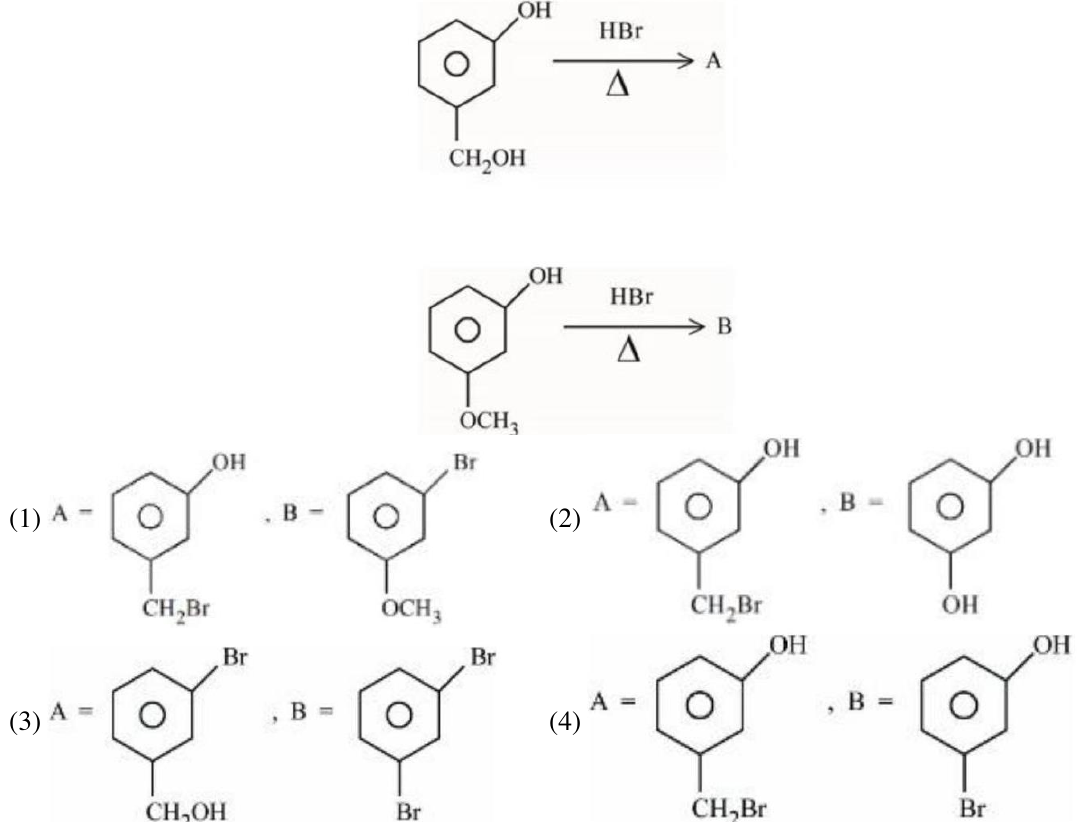
#> input picture scratch/test_perfect_crops/q31.png, 1081 x 822 px, found by its file name; the run also reads 1 picture not shown here
$ python process_sample_options.py
#> lines starting #> are read from the running program, lines starting #| are printed output that depends on the picture; after the words box and inside, x2 and y2 are one past the last pixel; in counts of white or black regions, pixels touching at a corner belong together
#> further down, img31 is the input picture: shape (822, 1081, 3); mean B, G, R 249, 249.2, 249.3
import cv2
import numpy as np
import os

def crop_box(img, y1, y2, x1, x2, pad=6):
#> called with y1 = 53, y2 = 488, x1 = 500, x2 = 1000, pad = 6
    h, w, _ = img.shape
#> h = 822; w = 1081
    y1, y2 = max(0, y1), min(h, y2)
#> y1 = 53; y2 = 488
    x1, x2 = max(0, x1), min(w, x2)
#> x1 = 500; x2 = 1000
    gray = cv2.cvtColor(img[y1:y2, x1:x2], cv2.COLOR_BGR2GRAY)
    _, thresh = cv2.threshold(gray, 240, 255, cv2.THRESH_BINARY_INV)
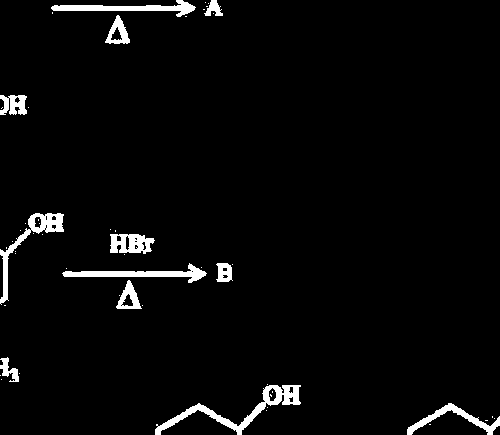
#> thresh: shape (435, 500); 3.4% white; 52 white regions (40 under 20 px), largest, box (x1, y1, x2, y2) and area: (155, 385, 301, 435) 1424, (0, 213, 64, 305) 982, (62, 263, 207, 283) 940
    col_sums = np.sum(thresh, axis=0) / 255.0
#> col_sums = 500 values, max 87 at index 4, min 0 at index 301, mean 14.65
    row_sums = np.sum(thresh, axis=1) / 255.0
#> row_sums = 435 values, max 164 at index 273, min 0 at index 44, mean 16.83
    cols = np.where(col_sums > 0)[0]
#> cols = 394 values from 0 to 499
    rows = np.where(row_sums > 0)[0]
#> rows = 236 values from 0 to 434
    if len(cols) == 0 or len(rows) == 0:
        return img[y1:y2, x1:x2]

    sub_x1 = max(0, x1 + cols[0] - pad)
#> sub_x1 = 494
    sub_x2 = min(w, x1 + cols[-1] + pad)
#> sub_x2 = 1005
    sub_y1 = max(0, y1 + rows[0] - pad)
#> sub_y1 = 47
    sub_y2 = min(h, y1 + rows[-1] + pad)
#> sub_y2 = 493
    return img[sub_y1:sub_y2, sub_x1:sub_x2]

def split_row_2opts(img, y1, y2, x_start=150, x_end=1300):
#> called with y1 = 490, y2 = 679, x_start = 150, x_end = 1300
    row = img[y1:y2, x_start:x_end]
    rh, rw, _ = row.shape
#> rh = 189; rw = 931
    gray = cv2.cvtColor(row, cv2.COLOR_BGR2GRAY)
#> gray: shape (189, 931)
    _, thresh = cv2.threshold(gray, 240, 255, cv2.THRESH_BINARY_INV)
#> thresh: shape (189, 931); 8.6% white; 126 white regions (93 under 20 px), largest, box (x1, y1, x2, y2) and area: (770, 145, 922, 189) 1400, (506, 144, 658, 189) 1368, (195, 0, 281, 105) 1300
    col_sums = np.sum(thresh, axis=0) / 255.0
#> col_sums = 931 values, max 79 at index 546, min 0 at index 69, mean 16.2
    mid = rw // 2
#> mid = 465
    search_range = range(mid - int(rw*0.2), mid + int(rw*0.2))
    min_idx = min(search_range, key=lambda x: col_sums[x])
#> min_idx = 292

    left = crop_box(img, y1, y2, x_start, x_start + min_idx)
#> in crop_box (call 2), `_, thresh = cv2.threshold(gray, 240, 255, cv2.THRESH_BINARY_INV)`: thresh: shape (189, 292); 10.2% white; 49 white regions (35 under 20 px), largest, box (x1, y1, x2, y2) and area: (195, 0, 281, 105) 1300, (0, 108, 61, 136) 881, (231, 108, 282, 128) 706
    right = crop_box(img, y1, y2, x_start + min_idx, x_end)
#> in crop_box (call 3), `_, thresh = cv2.threshold(gray, 240, 255, cv2.THRESH_BINARY_INV)`: thresh: shape (189, 639); 7.8% white; 77 white regions (58 under 20 px), largest, box (x1, y1, x2, y2) and area: (478, 145, 630, 189) 1400, (214, 144, 366, 189) 1368, (213, 0, 300, 101) 1212
    return left, right

out_base = "scratch/jee2023/diagram_crops/JEE-MAIN-23-24JAN-S1"

# --- Q31 ---
img31 = cv2.imread("tmp/jee-main-2023-january-clean/JEE-MAIN-23-24JAN-S1/crops/q31.png")
q31_diag = crop_box(img31, 53, 488, 500, 1000)
q31_a, q31_b = split_row_2opts(img31, 490, 679)
q31_c, q31_d = split_row_2opts(img31, 688, 875)
#> in split_row_2opts (call 2), `_, thresh = cv2.threshold(gray, 240, 255, cv2.THRESH_BINARY_INV)`: thresh: shape (134, 931); 8.7% white; 104 white regions (81 under 20 px), largest, box (x1, y1, x2, y2) and area: (502, 0, 595, 106) 1274, (207, 0, 296, 109) 1271, (767, 0, 859, 106) 1263
#> in crop_box (call 4), `_, thresh = cv2.threshold(gray, 240, 255, cv2.THRESH_BINARY_INV)`: thresh: shape (134, 296); 11.5% white; 43 white regions (34 under 20 px), largest, box (x1, y1, x2, y2) and area: (207, 0, 296, 109) 1271, (0, 111, 79, 134) 1042, (0, 0, 49, 110) 698
#> in crop_box (call 5), `_, thresh = cv2.threshold(gray, 240, 255, cv2.THRESH_BINARY_INV)`: thresh: shape (134, 635); 7.3% white; 61 white regions (47 under 20 px), largest, box (x1, y1, x2, y2) and area: (206, 0, 299, 106) 1274, (471, 0, 563, 106) 1263, (245, 106, 322, 134) 1085
cv2.imwrite(f"{out_base}/q31.png", q31_diag)
cv2.imwrite(f"{out_base}/q31_opt_a.png", q31_a)
cv2.imwrite(f"{out_base}/q31_opt_b.png", q31_b)
cv2.imwrite(f"{out_base}/q31_opt_c.png", q31_c)
cv2.imwrite(f"{out_base}/q31_opt_d.png", q31_d)

# --- Q34 ---
img34 = cv2.imread("tmp/jee-main-2023-january-clean/JEE-MAIN-23-24JAN-S1/crops/q34.png")
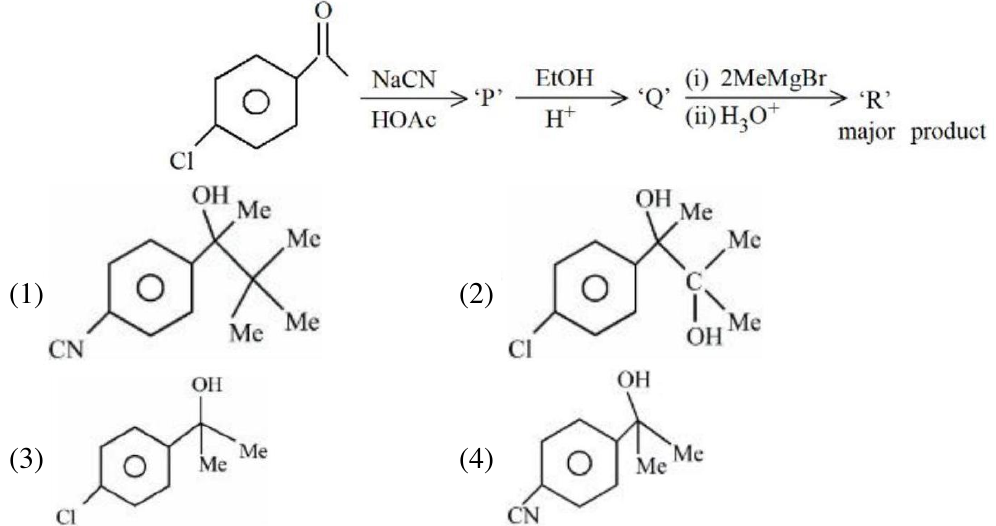
#> input picture scratch/test_perfect_crops/q34.png, 996 x 526 px, found by its file name
#> img34 is the input picture: shape (526, 996, 3); mean B, G, R 247.3, 247.4, 247.3
q34_diag = crop_box(img34, 57, 227, 300, 1200)
#> in crop_box (call 6), `_, thresh = cv2.threshold(gray, 240, 255, cv2.THRESH_BINARY_INV)`: thresh: shape (170, 696); 8.9% white; 125 white regions (89 under 20 px), largest, box (x1, y1, x2, y2) and area: (610, 64, 687, 88) 890, (420, 11, 489, 30) 777, (384, 31, 550, 51) 764
q34_a, q34_b = split_row_2opts(img34, 241, 417)
#> in split_row_2opts (call 3), `_, thresh = cv2.threshold(gray, 240, 255, cv2.THRESH_BINARY_INV)`: thresh: shape (176, 846); 6.7% white; 105 white regions (87 under 20 px), largest, box (x1, y1, x2, y2) and area: (0, 0, 171, 98) 2843, (381, 0, 537, 96) 2136, (536, 83, 575, 106) 563
#> in crop_box (call 7), `_, thresh = cv2.threshold(gray, 240, 255, cv2.THRESH_BINARY_INV)`: thresh: shape (176, 254); 9.2% white; 38 white regions (34 under 20 px), largest, box (x1, y1, x2, y2) and area: (0, 0, 171, 98) 2843, (78, 82, 114, 103) 515, (40, 135, 74, 176) 474, (0, 32, 16, 63) 237
#> in crop_box (call 8), `_, thresh = cv2.threshold(gray, 240, 255, cv2.THRESH_BINARY_INV)`: thresh: shape (176, 592); 5.6% white; 67 white regions (53 under 20 px), largest, box (x1, y1, x2, y2) and area: (127, 0, 283, 96) 2136, (282, 83, 321, 106) 563, (322, 71, 357, 92) 491
q34_c, q34_d = split_row_2opts(img34, 426, 583)
#> in split_row_2opts (call 4), `_, thresh = cv2.threshold(gray, 240, 255, cv2.THRESH_BINARY_INV)`: thresh: shape (100, 846); 6.2% white; 38 white regions (28 under 20 px), largest, box (x1, y1, x2, y2) and area: (357, 0, 485, 99) 1866, (0, 0, 89, 74) 1257, (492, 0, 555, 37) 580
#> in crop_box (call 9), `_, thresh = cv2.threshold(gray, 240, 255, cv2.THRESH_BINARY_INV)`:
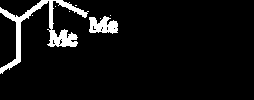
#> thresh: shape (100, 254); 6.4% white; 8 white regions (6 under 20 px), largest, box (x1, y1, x2, y2) and area: (0, 0, 89, 74) 1257, (89, 16, 118, 34) 358
#> in crop_box (call 9), `col_sums = np.sum(thresh, axis=0) / 255.0`: col_sums = 254 values, max 50 at index 16, min 0 at index 118, mean 6.39
#> in crop_box (call 9), `row_sums = np.sum(thresh, axis=1) / 255.0`: row_sums = 100 values, max 46 at index 30, min 0 at index 74, mean 16.22
#> in crop_box (call 9), `cols = np.where(col_sums > 0)[0]`: cols = 118 values from 0 to 117
#> in crop_box (call 9), `rows = np.where(row_sums > 0)[0]`: rows = 74 values from 0 to 73
#> in crop_box (call 9), `sub_x1 = max(0, x1 + cols[0] - pad)`: sub_x1 = 144
#> in crop_box (call 9), `sub_x2 = min(w, x1 + cols[-1] + pad)`: sub_x2 = 273
#> in crop_box (call 9), `sub_y1 = max(0, y1 + rows[0] - pad)`: sub_y1 = 420
#> in crop_box (call 9), `sub_y2 = min(h, y1 + rows[-1] + pad)`: sub_y2 = 505
#> in crop_box (call 10), `_, thresh = cv2.threshold(gray, 240, 255, cv2.THRESH_BINARY_INV)`:
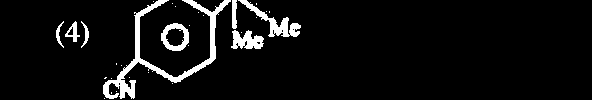
#> thresh: shape (100, 592); 6.2% white; 30 white regions (22 under 20 px), largest, box (x1, y1, x2, y2) and area: (103, 0, 231, 99) 1866, (238, 0, 301, 37) 580, (231, 30, 264, 49) 408
#> in crop_box (call 10), `col_sums = np.sum(thresh, axis=0) / 255.0`: col_sums = 592 values, max 54 at index 135, min 0 at index 0, mean 6.18
#> in crop_box (call 10), `row_sums = np.sum(thresh, axis=1) / 255.0`: row_sums = 100 values, max 82 at index 35, min 0 at index 99, mean 36.61
#> in crop_box (call 10), `cols = np.where(col_sums > 0)[0]`: cols = 229 values from 56 to 300
#> in crop_box (call 10), `rows = np.where(row_sums > 0)[0]`: rows = 99 values from 0 to 98
#> in crop_box (call 10), `sub_x1 = max(0, x1 + cols[0] - pad)`: sub_x1 = 454
#> in crop_box (call 10), `sub_x2 = min(w, x1 + cols[-1] + pad)`: sub_x2 = 710
#> in crop_box (call 10), `sub_y2 = min(h, y1 + rows[-1] + pad)`: sub_y2 = 526
cv2.imwrite(f"{out_base}/q34.png", q34_diag)
cv2.imwrite(f"{out_base}/q34_opt_a.png", q34_a)
cv2.imwrite(f"{out_base}/q34_opt_b.png", q34_b)
cv2.imwrite(f"{out_base}/q34_opt_c.png", q34_c)
cv2.imwrite(f"{out_base}/q34_opt_d.png", q34_d)

# --- Q40 ---
img40 = cv2.imread("tmp/jee-main-2023-january-clean/JEE-MAIN-23-24JAN-S1/crops/q40.png")
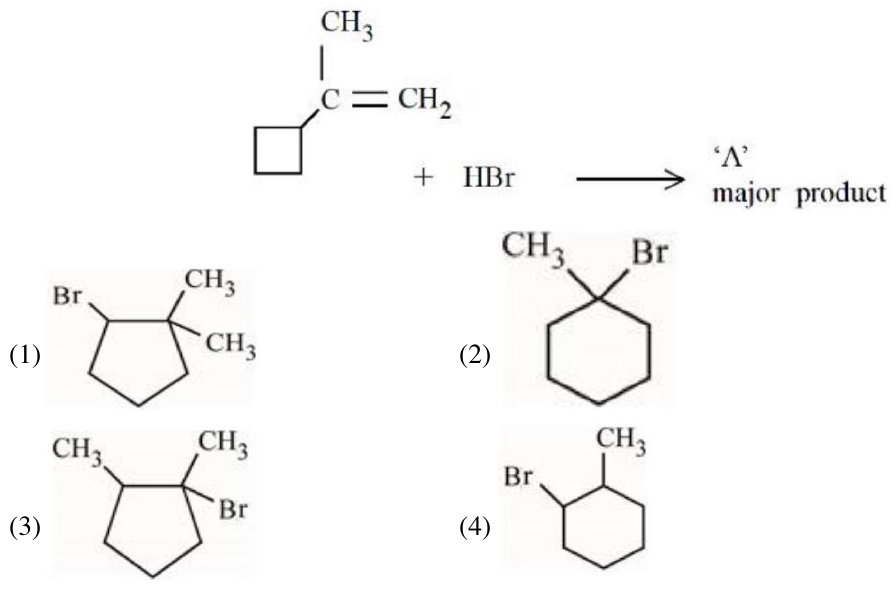
#> input picture scratch/test_final/q40.png, 896 x 590 px, found by its file name
#> img40 is the input picture: shape (590, 896, 3); mean B, G, R 248.8, 249.2, 249.3
q40_diag = crop_box(img40, 61, 261, 300, 1200)
#> in crop_box (call 11), `_, thresh = cv2.threshold(gray, 240, 255, cv2.THRESH_BINARY_INV)`:
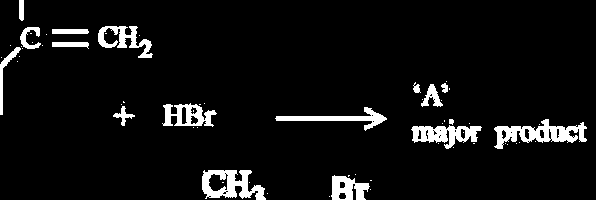
#> thresh: shape (200, 596); 6.3% white; 61 white regions (44 under 20 px), largest, box (x1, y1, x2, y2) and area: (494, 119, 587, 149) 1230, (202, 170, 266, 200) 1068, (411, 125, 482, 149) 922
#> in crop_box (call 11), `col_sums = np.sum(thresh, axis=0) / 255.0`: col_sums = 596 values, max 54 at index 1, min 0 at index 41, mean 12.55
#> in crop_box (call 11), `row_sums = np.sum(thresh, axis=1) / 255.0`: row_sums = 200 values, max 160 at index 116, min 0 at index 21, mean 37.41
#> in crop_box (call 11), `cols = np.where(col_sums > 0)[0]`: cols = 516 values from 0 to 586
#> in crop_box (call 11), `rows = np.where(row_sums > 0)[0]`: rows = 174 values from 0 to 199
#> in crop_box (call 11), `sub_x1 = max(0, x1 + cols[0] - pad)`: sub_x1 = 294
#> in crop_box (call 11), `sub_x2 = min(w, x1 + cols[-1] + pad)`: sub_x2 = 892
#> in crop_box (call 11), `sub_y1 = max(0, y1 + rows[0] - pad)`: sub_y1 = 55
#> in crop_box (call 11), `sub_y2 = min(h, y1 + rows[-1] + pad)`: sub_y2 = 266
#> in crop_box (call 11), `return img[sub_y1:sub_y2, sub_x1:sub_x2]`:
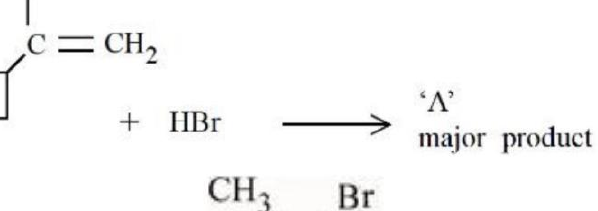
#> returned value: shape (211, 598, 3); mean of channels 0, 1, 2 247.6, 247.7, 247.7; drawn as B, G, R
q40_a, q40_b = split_row_2opts(img40, 282, 460)
q40_c, q40_d = split_row_2opts(img40, 477, 631)
cv2.imwrite(f"{out_base}/q40.png", q40_diag)
cv2.imwrite(f"{out_base}/q40_opt_a.png", q40_a)
cv2.imwrite(f"{out_base}/q40_opt_b.png", q40_b)
cv2.imwrite(f"{out_base}/q40_opt_c.png", q40_c)
cv2.imwrite(f"{out_base}/q40_opt_d.png", q40_d)

# --- Q44 --- (Question image has reaction diagram only, options are LaTeX formulas)
img44 = cv2.imread("tmp/jee-main-2023-january-clean/JEE-MAIN-23-24JAN-S1/crops/q44.png")
q44_diag = crop_box(img44, 56, 206, 300, 1200)
cv2.imwrite(f"{out_base}/q44.png", q44_diag)

print("Generated sample crops successfully.")
